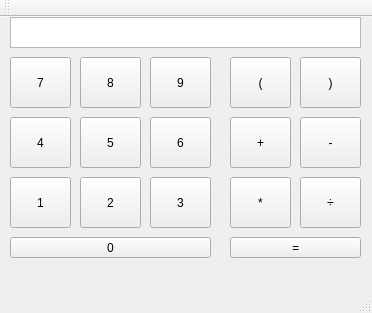
<?xml version="1.0" encoding="UTF-8"?>
<ui version="4.0">
 <class>QtCounterClass</class>
 <widget class="QMainWindow" name="QtCounterClass">
  <property name="geometry">
   <rect>
    <x>0</x>
    <y>0</y>
    <width>372</width>
    <height>313</height>
   </rect>
  </property>
  <property name="windowTitle">
   <string>QtCounter</string>
  </property>
  <widget class="QWidget" name="centralWidget">
   <widget class="QTextBrowser" name="textBrowser">
    <property name="geometry">
     <rect>
      <x>10</x>
      <y>0</y>
      <width>351</width>
      <height>31</height>
     </rect>
    </property>
    <property name="html">
     <string>&lt;!DOCTYPE HTML PUBLIC &quot;-//W3C//DTD HTML 4.0//EN&quot; &quot;http://www.w3.org/TR/REC-html40/strict.dtd&quot;&gt;
&lt;html&gt;&lt;head&gt;&lt;meta name=&quot;qrichtext&quot; content=&quot;1&quot; /&gt;&lt;style type=&quot;text/css&quot;&gt;
p, li { white-space: pre-wrap; }
&lt;/style&gt;&lt;/head&gt;&lt;body style=&quot; font-family:'SimSun'; font-size:9pt; font-weight:400; font-style:normal;&quot;&gt;
&lt;p style=&quot;-qt-paragraph-type:empty; margin-top:0px; margin-bottom:0px; margin-left:0px; margin-right:0px; -qt-block-indent:0; text-indent:0px;&quot;&gt;&lt;br /&gt;&lt;/p&gt;&lt;/body&gt;&lt;/html&gt;</string>
    </property>
   </widget>
   <widget class="QPushButton" name="num7">
    <property name="geometry">
     <rect>
      <x>10</x>
      <y>40</y>
      <width>61</width>
      <height>51</height>
     </rect>
    </property>
    <property name="text">
     <string>7</string>
    </property>
   </widget>
   <widget class="QPushButton" name="num4">
    <property name="geometry">
     <rect>
      <x>10</x>
      <y>100</y>
      <width>61</width>
      <height>51</height>
     </rect>
    </property>
    <property name="text">
     <string>4</string>
    </property>
   </widget>
   <widget class="QPushButton" name="num1">
    <property name="geometry">
     <rect>
      <x>10</x>
      <y>160</y>
      <width>61</width>
      <height>51</height>
     </rect>
    </property>
    <property name="text">
     <string>1</string>
    </property>
   </widget>
   <widget class="QPushButton" name="num8">
    <property name="geometry">
     <rect>
      <x>80</x>
      <y>40</y>
      <width>61</width>
      <height>51</height>
     </rect>
    </property>
    <property name="text">
     <string>8</string>
    </property>
   </widget>
   <widget class="QPushButton" name="num5">
    <property name="geometry">
     <rect>
      <x>80</x>
      <y>100</y>
      <width>61</width>
      <height>51</height>
     </rect>
    </property>
    <property name="text">
     <string>5</string>
    </property>
   </widget>
   <widget class="QPushButton" name="num2">
    <property name="geometry">
     <rect>
      <x>80</x>
      <y>160</y>
      <width>61</width>
      <height>51</height>
     </rect>
    </property>
    <property name="text">
     <string>2</string>
    </property>
   </widget>
   <widget class="QPushButton" name="num9">
    <property name="geometry">
     <rect>
      <x>150</x>
      <y>40</y>
      <width>61</width>
      <height>51</height>
     </rect>
    </property>
    <property name="text">
     <string>9</string>
    </property>
   </widget>
   <widget class="QPushButton" name="num6">
    <property name="geometry">
     <rect>
      <x>150</x>
      <y>100</y>
      <width>61</width>
      <height>51</height>
     </rect>
    </property>
    <property name="text">
     <string>6</string>
    </property>
   </widget>
   <widget class="QPushButton" name="num3">
    <property name="geometry">
     <rect>
      <x>150</x>
      <y>160</y>
      <width>61</width>
      <height>51</height>
     </rect>
    </property>
    <property name="text">
     <string>3</string>
    </property>
   </widget>
   <widget class="QPushButton" name="leftbrk">
    <property name="geometry">
     <rect>
      <x>230</x>
      <y>40</y>
      <width>61</width>
      <height>51</height>
     </rect>
    </property>
    <property name="text">
     <string>(</string>
    </property>
   </widget>
   <widget class="QPushButton" name="add">
    <property name="geometry">
     <rect>
      <x>230</x>
      <y>100</y>
      <width>61</width>
      <height>51</height>
     </rect>
    </property>
    <property name="text">
     <string>+</string>
    </property>
   </widget>
   <widget class="QPushButton" name="multiply">
    <property name="geometry">
     <rect>
      <x>230</x>
      <y>160</y>
      <width>61</width>
      <height>51</height>
     </rect>
    </property>
    <property name="text">
     <string>*</string>
    </property>
   </widget>
   <widget class="QPushButton" name="rightbrk">
    <property name="geometry">
     <rect>
      <x>300</x>
      <y>40</y>
      <width>61</width>
      <height>51</height>
     </rect>
    </property>
    <property name="text">
     <string>)</string>
    </property>
   </widget>
   <widget class="QPushButton" name="subtract">
    <property name="geometry">
     <rect>
      <x>300</x>
      <y>100</y>
      <width>61</width>
      <height>51</height>
     </rect>
    </property>
    <property name="text">
     <string>-</string>
    </property>
   </widget>
   <widget class="QPushButton" name="divide">
    <property name="geometry">
     <rect>
      <x>300</x>
      <y>160</y>
      <width>61</width>
      <height>51</height>
     </rect>
    </property>
    <property name="text">
     <string>÷</string>
    </property>
   </widget>
   <widget class="QPushButton" name="num0">
    <property name="geometry">
     <rect>
      <x>10</x>
      <y>220</y>
      <width>201</width>
      <height>21</height>
     </rect>
    </property>
    <property name="text">
     <string>0</string>
    </property>
   </widget>
   <widget class="QPushButton" name="equal">
    <property name="geometry">
     <rect>
      <x>230</x>
      <y>220</y>
      <width>131</width>
      <height>21</height>
     </rect>
    </property>
    <property name="text">
     <string>=</string>
    </property>
   </widget>
  </widget>
  <widget class="QMenuBar" name="menuBar">
   <property name="geometry">
    <rect>
     <x>0</x>
     <y>0</y>
     <width>372</width>
     <height>26</height>
    </rect>
   </property>
  </widget>
  <widget class="QToolBar" name="mainToolBar">
   <attribute name="toolBarArea">
    <enum>TopToolBarArea</enum>
   </attribute>
   <attribute name="toolBarBreak">
    <bool>false</bool>
   </attribute>
  </widget>
  <widget class="QStatusBar" name="statusBar"/>
 </widget>
 <layoutdefault spacing="6" margin="11"/>
 <resources>
  <include location="QtCounter.qrc"/>
 </resources>
 <connections>
  <connection>
   <sender>num7</sender>
   <signal>clicked()</signal>
   <receiver>QtCounterClass</receiver>
   <slot>ButtonClicked()</slot>
   <hints>
    <hint type="sourcelabel">
     <x>38</x>
     <y>130</y>
    </hint>
    <hint type="destinationlabel">
     <x>82</x>
     <y>173</y>
    </hint>
   </hints>
  </connection>
  <connection>
   <sender>num4</sender>
   <signal>clicked()</signal>
   <receiver>QtCounterClass</receiver>
   <slot>ButtonClicked()</slot>
   <hints>
    <hint type="sourcelabel">
     <x>43</x>
     <y>190</y>
    </hint>
    <hint type="destinationlabel">
     <x>80</x>
     <y>244</y>
    </hint>
   </hints>
  </connection>
  <connection>
   <sender>num8</sender>
   <signal>clicked()</signal>
   <receiver>QtCounterClass</receiver>
   <slot>ButtonClicked()</slot>
   <hints>
    <hint type="sourcelabel">
     <x>112</x>
     <y>108</y>
    </hint>
    <hint type="destinationlabel">
     <x>138</x>
     <y>74</y>
    </hint>
   </hints>
  </connection>
  <connection>
   <sender>num9</sender>
   <signal>clicked()</signal>
   <receiver>QtCounterClass</receiver>
   <slot>ButtonClicked()</slot>
   <hints>
    <hint type="sourcelabel">
     <x>198</x>
     <y>107</y>
    </hint>
    <hint type="destinationlabel">
     <x>223</x>
     <y>110</y>
    </hint>
   </hints>
  </connection>
  <connection>
   <sender>num5</sender>
   <signal>clicked()</signal>
   <receiver>QtCounterClass</receiver>
   <slot>ButtonClicked()</slot>
   <hints>
    <hint type="sourcelabel">
     <x>94</x>
     <y>157</y>
    </hint>
    <hint type="destinationlabel">
     <x>145</x>
     <y>150</y>
    </hint>
   </hints>
  </connection>
  <connection>
   <sender>num6</sender>
   <signal>clicked()</signal>
   <receiver>QtCounterClass</receiver>
   <slot>ButtonClicked()</slot>
   <hints>
    <hint type="sourcelabel">
     <x>193</x>
     <y>160</y>
    </hint>
    <hint type="destinationlabel">
     <x>218</x>
     <y>162</y>
    </hint>
   </hints>
  </connection>
  <connection>
   <sender>num1</sender>
   <signal>clicked()</signal>
   <receiver>QtCounterClass</receiver>
   <slot>ButtonClicked()</slot>
   <hints>
    <hint type="sourcelabel">
     <x>20</x>
     <y>222</y>
    </hint>
    <hint type="destinationlabel">
     <x>5</x>
     <y>220</y>
    </hint>
   </hints>
  </connection>
  <connection>
   <sender>num2</sender>
   <signal>clicked()</signal>
   <receiver>QtCounterClass</receiver>
   <slot>ButtonClicked()</slot>
   <hints>
    <hint type="sourcelabel">
     <x>130</x>
     <y>224</y>
    </hint>
    <hint type="destinationlabel">
     <x>141</x>
     <y>215</y>
    </hint>
   </hints>
  </connection>
  <connection>
   <sender>num3</sender>
   <signal>clicked()</signal>
   <receiver>QtCounterClass</receiver>
   <slot>ButtonClicked()</slot>
   <hints>
    <hint type="sourcelabel">
     <x>186</x>
     <y>225</y>
    </hint>
    <hint type="destinationlabel">
     <x>216</x>
     <y>240</y>
    </hint>
   </hints>
  </connection>
  <connection>
   <sender>num0</sender>
   <signal>clicked()</signal>
   <receiver>QtCounterClass</receiver>
   <slot>ButtonClicked()</slot>
   <hints>
    <hint type="sourcelabel">
     <x>149</x>
     <y>276</y>
    </hint>
    <hint type="destinationlabel">
     <x>171</x>
     <y>285</y>
    </hint>
   </hints>
  </connection>
  <connection>
   <sender>leftbrk</sender>
   <signal>clicked()</signal>
   <receiver>QtCounterClass</receiver>
   <slot>ButtonClicked()</slot>
   <hints>
    <hint type="sourcelabel">
     <x>269</x>
     <y>91</y>
    </hint>
    <hint type="destinationlabel">
     <x>292</x>
     <y>82</y>
    </hint>
   </hints>
  </connection>
  <connection>
   <sender>rightbrk</sender>
   <signal>clicked()</signal>
   <receiver>QtCounterClass</receiver>
   <slot>ButtonClicked()</slot>
   <hints>
    <hint type="sourcelabel">
     <x>343</x>
     <y>91</y>
    </hint>
    <hint type="destinationlabel">
     <x>369</x>
     <y>95</y>
    </hint>
   </hints>
  </connection>
  <connection>
   <sender>add</sender>
   <signal>clicked()</signal>
   <receiver>QtCounterClass</receiver>
   <slot>ButtonClicked()</slot>
   <hints>
    <hint type="sourcelabel">
     <x>275</x>
     <y>171</y>
    </hint>
    <hint type="destinationlabel">
     <x>229</x>
     <y>186</y>
    </hint>
   </hints>
  </connection>
  <connection>
   <sender>subtract</sender>
   <signal>clicked()</signal>
   <receiver>QtCounterClass</receiver>
   <slot>ButtonClicked()</slot>
   <hints>
    <hint type="sourcelabel">
     <x>340</x>
     <y>173</y>
    </hint>
    <hint type="destinationlabel">
     <x>367</x>
     <y>196</y>
    </hint>
   </hints>
  </connection>
  <connection>
   <sender>multiply</sender>
   <signal>clicked()</signal>
   <receiver>QtCounterClass</receiver>
   <slot>ButtonClicked()</slot>
   <hints>
    <hint type="sourcelabel">
     <x>271</x>
     <y>214</y>
    </hint>
    <hint type="destinationlabel">
     <x>225</x>
     <y>226</y>
    </hint>
   </hints>
  </connection>
  <connection>
   <sender>divide</sender>
   <signal>clicked()</signal>
   <receiver>QtCounterClass</receiver>
   <slot>ButtonClicked()</slot>
   <hints>
    <hint type="sourcelabel">
     <x>330</x>
     <y>221</y>
    </hint>
    <hint type="destinationlabel">
     <x>364</x>
     <y>243</y>
    </hint>
   </hints>
  </connection>
  <connection>
   <sender>equal</sender>
   <signal>clicked()</signal>
   <receiver>QtCounterClass</receiver>
   <slot>ButtonClicked()</slot>
   <hints>
    <hint type="sourcelabel">
     <x>286</x>
     <y>270</y>
    </hint>
    <hint type="destinationlabel">
     <x>299</x>
     <y>258</y>
    </hint>
   </hints>
  </connection>
 </connections>
 <slots>
  <slot>ButtonClicked()</slot>
 </slots>
</ui>
